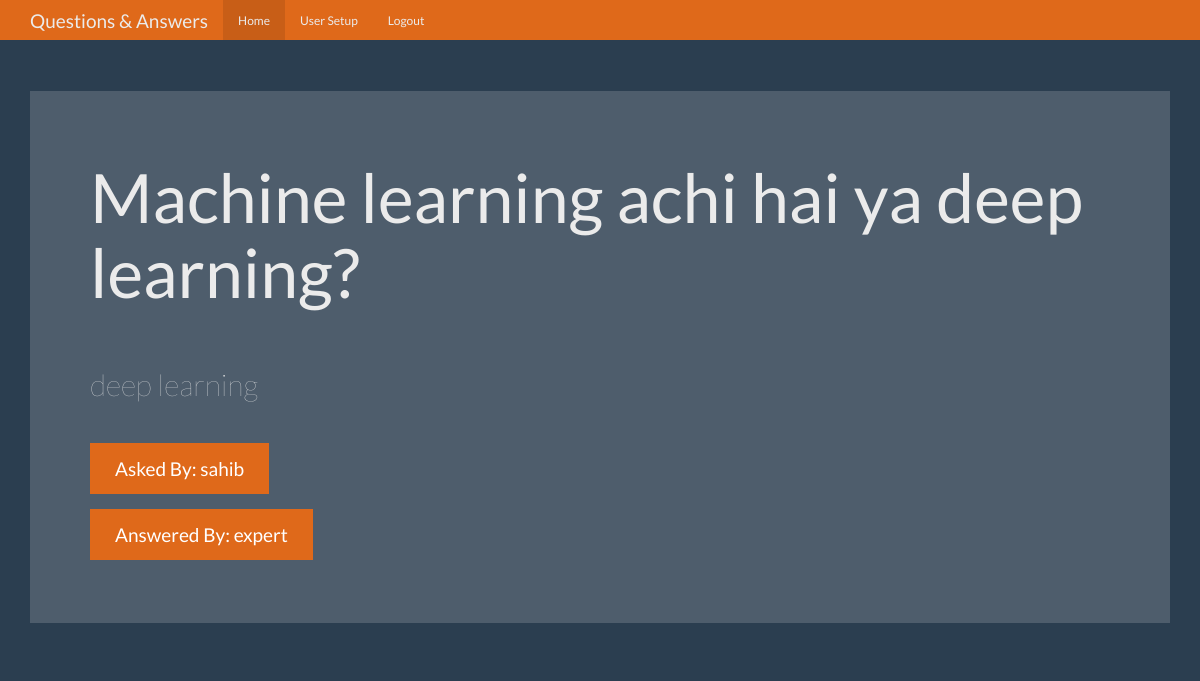
/question/4 (signed in), run on the app's committed database.
### tables this page shows
CREATE TABLE questions (
    id integer primary key autoincrement,
    question_text not null,
    answer_text,
    asked_by_id not null,
    expert_id integer not null
);

CREATE TABLE "users" (
	"id"	integer,
	"name"	text NOT NULL UNIQUE,
	"password"	text NOT NULL,
	"expert"	boolean NOT NULL,
	"admin"	boolean NOT NULL,
	PRIMARY KEY("id" AUTOINCREMENT)
);

### app.py (the view)
@app.route('/question/<question_id>')
def question(question_id):
    user = login_check()
    if user is None:
        return redirect(url_for('login'))
    db = get_db()
    cur = db.execute('''select
    questions.question_text,
    questions.answer_text,
    asked_by.name as asked_by,
    answered_by.name as answered_by

    from questions join users as asked_by
    on asked_by.id = questions.asked_by_id

    join users as answered_by
    on answered_by.id = questions.expert_id

    where questions.id = ? ''', [question_id])
    question_all_data = cur.fetchone()
    return render_template('question.html', user=user, qad=question_all_data)

### app.py (called while the page is built)
def login_check():
    user_result = None
    if 'user' in session:
        user = session['user']
        db = get_db()
        user_cur = db.execute('select * from users where name=?', [user])
        user_result = user_cur.fetchone()
        if user_result is not None:
            return user_result

### database_helpers.py (called while the page is built)
def connect_db():
    sql = sqlite3.connect(r'D:\Flask with Full Flask Course\5. Question Answer App\database\database.db')
    sql.row_factory = sqlite3.Row
    return sql

def get_db():
    if not hasattr(g, 'sqlite_db'):
        g.sqlite_db = connect_db()
    return g.sqlite_db

### templates/question.html (shortened to what this page needs)
<!DOCTYPE html>
{% extends 'layout.html'%}
{% block body %}
  <head>
  </head>
  <body>
    <div class="container theme-showcase" role="main">
      <div class="jumbotron">
        <h1>{{qad['question_text']}}</h1>
        <br>
        <br>
        <p style="font-size: 30px;">{{qad['answer_text']}}</p>
        <br>
        <p><a class="btn btn-primary btn-lg">Asked By: {{ qad['asked_by'] }}</a></p>
        <p><a class="btn btn-primary btn-lg">Answered By: {{ qad['answered_by'] }}</a></p>
      </div>
    </div>
  </body>
</html>
{% endblock %}

### static/theme.css (style rules this page uses)
body { padding-top: 70px; padding-bottom: 30px; }

### data on the page
questions: question_text "Machine learning achi hai ya deep learning?", answer_text "deep learning"
users: asked_by "sahib"
users: answered_by "expert"
